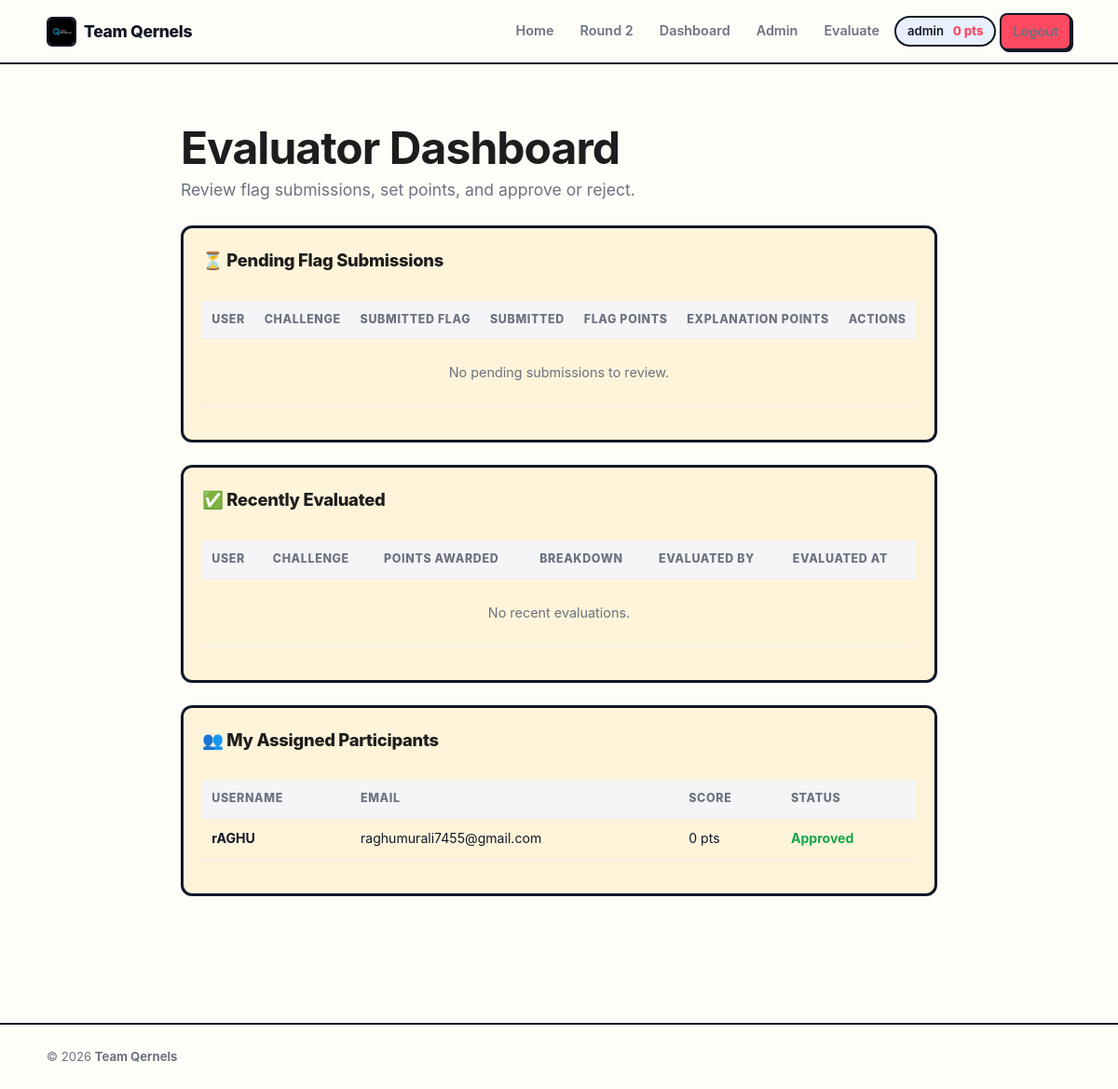
Screenshot of /evaluator/dashboard (signed in) with the database file from the repository.
### models.py (models this page shows, shortened)
class User(Base):
    __tablename__ = "users"
    id = Column(Integer, primary_key=True)
    username = Column(String(255), unique=True, nullable=False, index=True)
    email = Column(String(255), unique=True, nullable=False, index=True)
    password_hash = Column(String(255), nullable=False)
    created_at = Column(DateTime, default=datetime.utcnow)
    last_login = Column(DateTime)
    total_points = Column(Integer, default=0)
    is_admin = Column(Boolean, default=False)
    is_evaluator = Column(Boolean, default=False)
    is_approved = Column(Boolean, default=False)
    is_leaderboard_public = Column(Boolean, default=False)
    event_active = Column(Boolean, default=False)
    assigned_evaluator_id = Column(Integer, ForeignKey("users.id"), nullable=True)
    assigned_evaluator_rel = relationship(
        "User",
        foreign_keys=[assigned_evaluator_id],
        remote_side="User.id",
        backref="assigned_participants",
    )
    is_authenticated = True
    submissions = relationship(
        "Submission", backref="user", lazy=True,
        cascade="all, delete-orphan", foreign_keys="Submission.user_id",
    )
    scores = relationship(
        "Score", foreign_keys="Score.user_id", backref="user",
        lazy=True, cascade="all, delete-orphan",
    )
    approved_scores = relationship(
        "Score", foreign_keys="Score.approved_by",
        backref="approved_by_user", lazy=True,
    )

### routes/evaluator.py (the view)
@router.get("/dashboard", name="evaluator.dashboard")
def dashboard(request: Request):
    redirect = _require_evaluator(request)
    if redirect:
        return redirect
    db = request.state.db
    user = request.state.user
    from challenge_catalog import get_catalog_by_order
    catalog = get_catalog_by_order()
    all_pending = db.query(Score).filter_by(is_approved=False).order_by(Score.awarded_at.desc()).all()
    pending_rows = []
    for score in all_pending:
        if not user.is_admin:
            participant = db.query(User).get(score.user_id)
            if not participant or participant.assigned_evaluator_id != user.id:
                continue
        latest = _latest_correct_submission(db, score)
        challenge = db.query(Challenge).get(score.challenge_id)
        cfg = catalog.get(challenge.order_position, {}) if challenge else {}
        pending_rows.append({
            "score": score,
            "latest_flag_value": latest.submitted_flag if latest else "",
            "submitted_at": latest.submitted_at if latest else score.awarded_at,
            "max_points": challenge.total_points if challenge else 0,
            "flag_points_max": cfg.get("flag_points_max", 0),
            "explanation_points_max": cfg.get("explanation_points_max", 0),
        })
    recent_approved = (
        db.query(Score).filter_by(is_approved=True, approved_by=user.id)
        .order_by(Score.approved_at.desc()).limit(20).all()
    )
    if user.is_admin:
        assigned_participants = db.query(User).filter(
            User.is_admin == False, User.is_evaluator == False
        ).order_by(User.username).all()
    else:
        assigned_participants = db.query(User).filter_by(
            assigned_evaluator_id=user.id
        ).order_by(User.username).all()
    return render(
        "evaluator_dashboard.html",
        request,
        pending_rows=pending_rows,
        recent_approved=recent_approved,
        assigned_participants=assigned_participants,
    )

### templates/evaluator_dashboard.html (shortened to what this page needs)
{% extends "base.html" %}
{% block content %}
<h1 style="margin-bottom:0.25rem;">Evaluator Dashboard</h1>
<p style="color:var(--text-muted); margin-bottom:1.5rem;">Review flag submissions, set points, and approve or reject.</p>
<div class="section">
    <h2>&#9203; Pending Flag Submissions</h2>
    <div class="table-wrap">
        <table>
            <thead>
                <tr>
                    <th>User</th>
                    <th>Challenge</th>
                    <th>Submitted Flag</th>
                    <th>Submitted</th>
                    <th>Flag Points</th>
                    <th>Explanation Points</th>
                    <th>Actions</th>
                </tr>
            </thead>
            <tbody>
                {% if pending_rows %}
                    {% for row in pending_rows %}
                    <tr>
                        <td><strong>{{ row.score.user.username }}</strong></td>
                        <td>{{ row.score.challenge.title }}</td>
                        <td><code style="background:var(--bg-input); padding:0.15rem 0.4rem; border-radius:4px;">{{ row.latest_flag_value }}</code></td>
                        <td>{{ row.submitted_at.strftime('%Y-%m-%d %H:%M') if row.submitted_at else '-' }}</td>
                        <td>
                            <div style="display:flex; align-items:center; gap:0.3rem;">
                                <input type="number" name="flag_points" form="approve-{{ row.score.id }}" class="pts-input" min="0" max="{{ row.flag_points_max }}" value="{{ row.flag_points_max }}" required>
                                <span class="pts-max">/ {{ row.flag_points_max }}</span>
                            </div>
                        </td>
                        <td>
                            <div style="display:flex; align-items:center; gap:0.3rem;">
                                <input type="number" name="explanation_points" form="approve-{{ row.score.id }}" class="pts-input" min="0" max="{{ row.explanation_points_max }}" value="0" required>
                                <span class="pts-max">/ {{ row.explanation_points_max }}</span>
                            </div>
                        </td>
                        <td>
                            <div class="actions">
                                <form method="POST" id="approve-{{ row.score.id }}" class="inline-form" action="{{ url_for('evaluator.approve_score', score_id=row.score.id) }}">
                                    <button type="submit" class="btn btn-success" style="padding:0.4rem 0.7rem; font-size:0.82rem;">Approve</button>
                                </form>
                                <form method="POST" class="inline-form" action="{{ url_for('evaluator.reject_score', score_id=row.score.id) }}">
                                    <button type="submit" class="btn btn-danger" style="padding:0.4rem 0.7rem; font-size:0.82rem;">Reject</button>
                                </form>
                            </div>
                        </td>
                    </tr>
                    {% endfor %}
                {% else %}
                    <tr><td colspan="7" class="empty-msg">No pending submissions to review.</td></tr>
                {% endif %}
            </tbody>
        </table>
    </div>
</div>
<div class="section">
    <h2>&#9989; Recently Evaluated</h2>
    <div class="table-wrap">
        <table>
            <thead>
                <tr>
                    <th>User</th>
                    <th>Challenge</th>
                    <th>Points Awarded</th>
                    <th>Breakdown</th>
                    <th>Evaluated By</th>
                    <th>Evaluated At</th>
                </tr>
            </thead>
            <tbody>
                {% if recent_approved %}
                    {% for score in recent_approved %}
                    <tr>
                        <td>{{ score.user.username }}</td>
                        <td>{{ score.challenge.title }}</td>
                        <td><span class="badge-approved">{{ score.points }} pts</span></td>
                        <td style="font-size:0.78rem; color:var(--text-muted);">Flag: {{ score.flag_points or 0 }} &middot; Expl: {{ score.explanation_points or 0 }}</td>
                        <td>{{ score.approved_by_user.username if score.approved_by_user else '-' }}</td>
                        <td>{{ score.approved_at.strftime('%Y-%m-%d %H:%M') if score.approved_at else '-' }}</td>
                    </tr>
                    {% endfor %}
                {% else %}
                    <tr><td colspan="6" class="empty-msg">No recent evaluations.</td></tr>
                {% endif %}
            </tbody>
        </table>
    </div>
</div>
<div class="section">
    <h2>&#128101; My Assigned Participants</h2>
    <div class="table-wrap">
        <table>
            <thead>
                <tr>
                    <th>Username</th>
                    <th>Email</th>
                    <th>Score</th>
                    <th>Status</th>
                </tr>
            </thead>
            <tbody>
                {% if assigned_participants %}
                    {% for p in assigned_participants %}
                    <tr>
                        <td><strong>{{ p.username }}</strong></td>
                        <td>{{ p.email }}</td>
                        <td>{{ p.total_points }} pts</td>
                        <td>
                            {% if p.is_approved %}
                                <span style="color:var(--green); font-weight:700;">Approved</span>
                            {% else %}
                                <span style="color:var(--red); font-weight:700;">Pending</span>
                            {% endif %}
                        </td>
                    </tr>
                    {% endfor %}
                {% else %}
                    <tr><td colspan="4" class="empty-msg">No participants assigned to you yet.</td></tr>
                {% endif %}
            </tbody>
        </table>
    </div>
</div>
{% endblock %}

### templates/base.html (shortened to what this page needs)
<!DOCTYPE html>
<html lang="en">
<head>
    <link rel="stylesheet" href="{{ url_for('static', filename='styles.css') }}">
</head>
<body>
    <header>
        <nav>
            <a href="{{ url_for('index') }}" class="logo">
                <img src="{{ url_for('static', filename='team_qernels_logo.jpeg') }}" alt="Team Qernels">
                <span>Team Qernels</span>
            </a>
            <ul class="nav-links">
                <li><a href="{{ url_for('index') }}">Home</a></li>
                {% if current_user.is_authenticated %}
                    {% if site_config and site_config.active_round == 2 %}
                    <li><a href="{{ url_for('round2.index') }}">Round 2</a></li>
                    {% elif site_config and site_config.active_round == 3 %}
                    <li><a href="{{ url_for('challenges.list_challenges') }}">Round 3</a></li>
                    <li><a href="{{ url_for('challenges.leaderboard') }}">Leaderboard</a></li>
                    {% endif %}
                    <li><a href="{{ url_for('challenges.dashboard') }}">Dashboard</a></li>
                    {% if current_user.is_admin %}
                        <li><a href="{{ url_for('admin.dashboard') }}">Admin</a></li>
                    {% endif %}
                    {% if current_user.is_evaluator or current_user.is_admin %}
                        <li><a href="{{ url_for('evaluator.dashboard') }}">Evaluate</a></li>
                    {% endif %}
                    <li>
                        <span class="nav-user-chip">
                            {{ current_user.username }}&nbsp;<span class="nav-pts">{{ current_user.total_points }} pts</span>
                        </span>
                    </li>
                    <li><a href="{{ url_for('auth.logout') }}" class="btn btn-danger btn-sm">Logout</a></li>
                {% else %}
                    <li><a href="{{ url_for('auth.login') }}">Login</a></li>
                    <li><a href="{{ url_for('auth.register') }}" class="nav-pill btn">Register</a></li>
                {% endif %}
            </ul>
        </nav>
    </header>
    <div class="container">
        <div class="content">
            {% block content %}{% endblock %}
        </div>
    </div>
    <footer>
        <div class="footer-inner">
            <span>&copy; 2026 <strong>Team Qernels</strong></span>
        </div>
    </footer>
</body>
</html>

### static/styles.css (style rules this page uses)
* { margin: 0; padding: 0; box-sizing: border-box; }
:root { --primary: #0071e3; --text-dark: #1d1d1d; --text-secondary: #424245; --text-light: #86868b; --border: #e5e5e7; --bg-light: #f5f5f7; --bg-white: #ffffff; --success: #34c759; --danger: #ff3b30; --warning: #ff9500; }
body { font-family: -apple-system, BlinkMacSystemFont, 'Segoe UI', 'Helvetica Neue', sans-serif; background: var(--bg-white); color: var(--text-dark); line-height: 1.6; font-size: 16px; }
h1 { font-size: 3rem; font-weight: 700; letter-spacing: -0.02em; line-height: 1.1; color: var(--text-dark); }
h2 { font-size: 2rem; font-weight: 600; letter-spacing: -0.015em; color: var(--text-dark); }
p { color: var(--text-secondary); font-size: 1.1rem; line-height: 1.6; }
a { color: var(--primary); text-decoration: none; transition: color 0.2s ease; }
header { background: var(--bg-white); border-bottom: 1px solid var(--border); padding: 0.75rem 2rem; position: sticky; top: 0; z-index: 1000; backdrop-filter: blur(20px); -webkit-backdrop-filter: blur(20px); background-color: rgba(255, 255, 255, 0.8); }
nav { max-width: 1200px; margin: 0 auto; display: flex; justify-content: space-between; align-items: center; height: 48px; }
.logo { display: flex; align-items: center; gap: 0.5rem; font-size: 1rem; font-weight: 600; color: var(--text-dark); text-decoration: none; }
.nav-links { display: flex; list-style: none; gap: 2rem; align-items: center; }
.nav-links a { color: var(--text-secondary); text-decoration: none; font-weight: 500; font-size: 0.95rem; transition: color 0.2s; }
.container { max-width: 1200px; margin: 0 auto; padding: 4rem 2rem; }
.content { padding: 2rem 0; }
.btn { display: inline-block; padding: 0.75rem 2rem; border-radius: 0.5rem; font-weight: 500; text-decoration: none; cursor: pointer; transition: all 0.2s ease; border: none; font-size: 1rem; }
.btn-danger { background: var(--danger); color: white; }
footer { background: var(--bg-light); border-top: 1px solid var(--border); padding: 2rem; margin-top: 4rem; color: var(--text-light); font-size: 0.85rem; text-align: center; }
.container { max-width: 1200px; margin: 2rem auto; padding: 0 1rem; }
.content { background: var(--white); border-radius: 8px; padding: 2rem; border: 1px solid var(--border-light); }
.btn { display: inline-block; padding: 0.75rem 1.5rem; border-radius: 6px; text-decoration: none; cursor: pointer; border: none; font-weight: 500; transition: all 0.3s ease; font-size: 0.95rem; text-align: center; }
.btn-danger { background: var(--danger); color: var(--white); }
table { width: 100%; border-collapse: collapse; margin: 1rem 0; }
th { background: var(--bg-light); padding: 1rem; text-align: left; font-weight: 600; color: var(--text-dark); border-bottom: 2px solid var(--border-light); }
td { padding: 1rem; border-bottom: 1px solid var(--border-light); }
footer { background: var(--text-dark); color: var(--white); padding: 2rem; text-align: center; margin-top: 4rem; border-top: 1px solid var(--border-light); }

### templates/evaluator_dashboard.html (style rules this page uses)
.section { border: var(--border-w) solid var(--border-dark); border-radius: var(--radius-lg); padding: 1.25rem; margin-bottom: 1.5rem; background: var(--bg-card); }
.section h2 { margin-bottom: 0.75rem; font-size: 1.15rem; font-weight: 800; }
.table-wrap { overflow-x: auto; }
table { width: 100%; border-collapse: collapse; }
th, td { text-align: left; border-bottom: 1px solid #ececef; padding: 0.65rem; font-size: 0.88rem; vertical-align: middle; }
th { font-weight: 800; font-size: 0.78rem; text-transform: uppercase; letter-spacing: 0.05em; color: var(--text-muted); }
.empty-msg { color: var(--text-muted); font-size: 0.9rem; padding: 1.5rem 0; text-align: center; }

### rows the page displays
User: username "admin", total_points "0"
User: username "rAGHU", email "raghumurali7455@gmail.com", total_points "0", is_approved "Approved"
